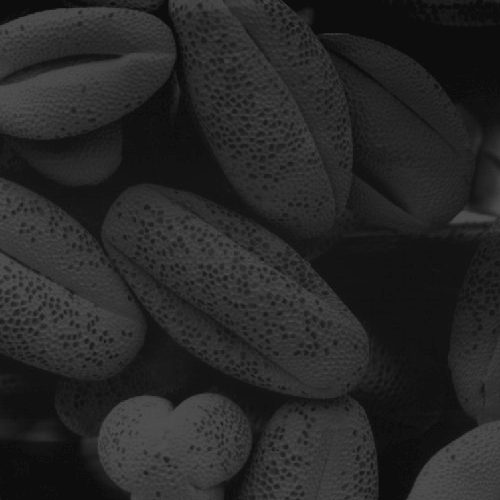
#> input picture ipi/t2/trabalho/exemplos-python/equalizacao_hist/darker_pollen.tif, 500 x 500 px
$ python histogram.py
#> lines starting #> are read from the running program, lines starting #| are printed output that depends on the picture
import numpy as np
import matplotlib.pyplot as plt
import cv2


if __name__ == '__main__':
    img = plt.imread('darker_pollen.tif')
#> img is the input picture: shape (500, 500); min 13, max 83, mean 38.7
    print(img.shape)
#| (500, 500)
    #cv2.calcHist(images, channels, mask, bins, ranges)
    hist = cv2.calcHist([img], [0], None, [256], [0, 256])
#> hist = 256 values, max 17718 at index 13, min 0 at index 0, mean 976.6

    fig, axs = plt.subplots()
    axs.plot(np.arange(256), hist)
    plt.show()
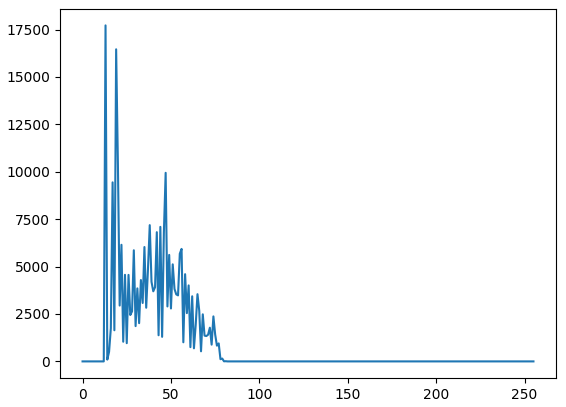
#> figure drawn by matplotlib, 1 panel; curve peaks at x = 13, y = 17718
